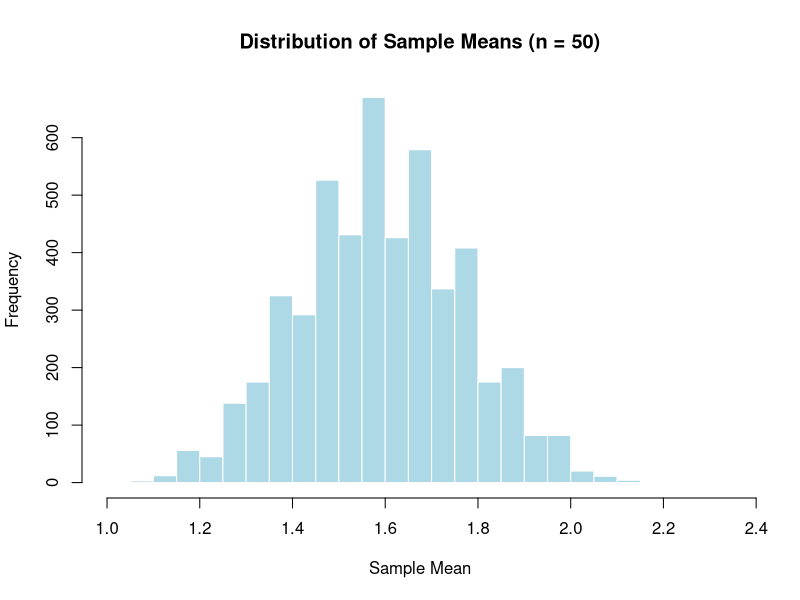
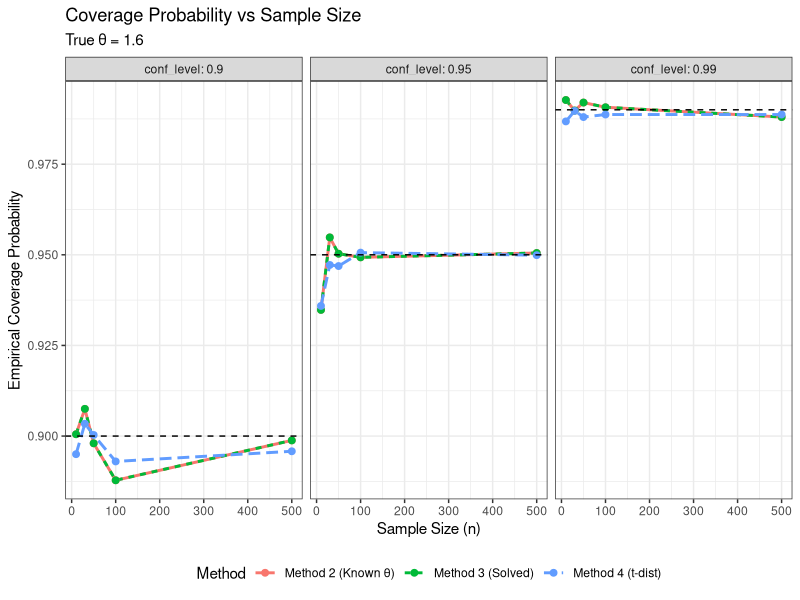
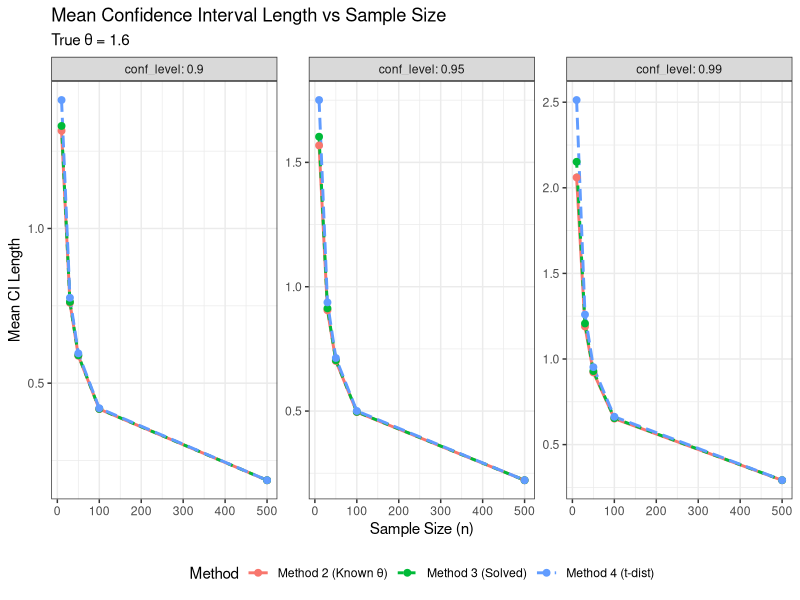
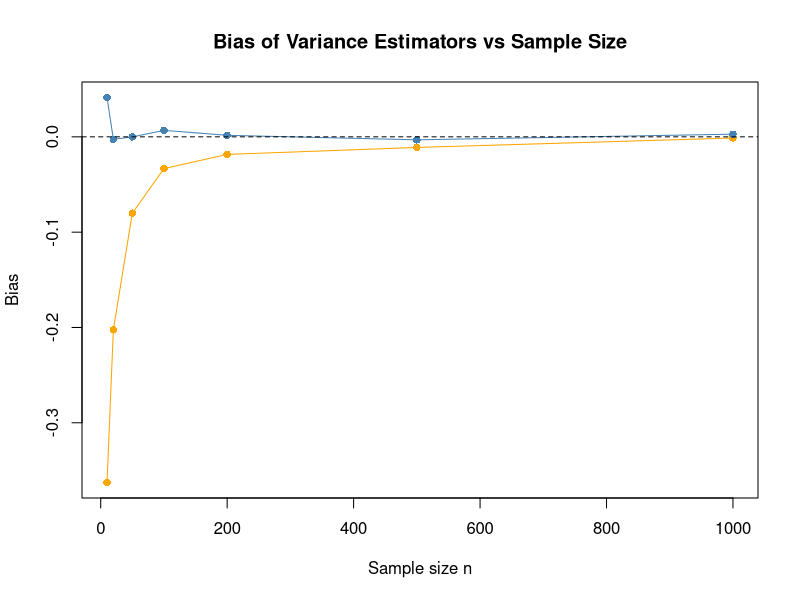

These charts were generated, in order, by the following R code:
## ---- chunk 1
set.seed(16)

# True parameter value
id_num <- 16
theta_true <- id_num / 10

cat("True parameter theta:", theta_true, "\n")

n_demo <- 50
M_demo <- 5000
sample_means_demo <- replicate(M_demo, mean(rpois(n_demo, lambda = theta_true)))
hist(sample_means_demo,
breaks = 40,
main = "Distribution of Sample Means (n = 50)",
xlab = "Sample Mean",
col = "lightblue",
border = "white")

## ---- chunk 2
method2_ci <- function(sample_mean, theta_true, n, alpha) {
  z_beta <- qnorm(1 - alpha/2)
  half_width <- z_beta * sqrt(theta_true / n)
  lower <- sample_mean - half_width
  upper <- sample_mean + half_width
  return(c(lower, upper))
}
## ---- chunk 3
method3_ci <- function(sample_mean, n, alpha) {
  z <- qnorm(1 - alpha/2)
  z_sq <- z^2
  
  a <- 1
  b <- -(2 * sample_mean + z_sq / n)
  c <- sample_mean^2
  
  discriminant <- b^2 - 4 * a * c
  lower <- (-b - sqrt(discriminant)) / (2 * a)
  upper <- (-b + sqrt(discriminant)) / (2 * a)
  
  return(c(lower, upper))
}
## ---- chunk 4
method4_ci <- function(data, alpha) {
  n <- length(data)
  sample_mean <- mean(data)
  sample_sd <- sd(data)
  
  t_val <- qt(1 - alpha/2, df = n - 1)
  half_width <- t_val * sample_sd / sqrt(n)
  
  lower <- sample_mean - half_width
  upper <- sample_mean + half_width
  
  return(c(lower, upper))
}
## ---- chunk 5
M <- 10000
sample_sizes <- c(10, 30, 50, 100, 500)
alphas <- c(0.1, 0.05, 0.01)

results <- data.frame()

for (alpha in alphas) {
  conf_level <- 1 - alpha
  
  for (n in sample_sizes) {
    samples_matrix <- matrix(rpois(M * n, lambda = theta_true), nrow = M)
    sample_means <- rowMeans(samples_matrix)
    
    coverage_m2 <- 0
    lengths_m2 <- numeric(M)
    
    coverage_m3 <- 0
    lengths_m3 <- numeric(M)
    
    coverage_m4 <- 0
    lengths_m4 <- numeric(M)
    
    for (i in 1:M) {
      ci2 <- method2_ci(sample_means[i], theta_true, n, alpha)
      coverage_m2 <- coverage_m2 + (ci2[1] <= theta_true & theta_true <= ci2[2])
      lengths_m2[i] <- ci2[2] - ci2[1]
      
      ci3 <- method3_ci(sample_means[i], n, alpha)
      coverage_m3 <- coverage_m3 + (ci3[1] <= theta_true & theta_true <= ci3[2])
      lengths_m3[i] <- ci3[2] - ci3[1]
      
      ci4 <- method4_ci(samples_matrix[i, ], alpha)
      coverage_m4 <- coverage_m4 + (ci4[1] <= theta_true & theta_true <= ci4[2])
      lengths_m4[i] <- ci4[2] - ci4[1]
    }
    
    results <- rbind(results, data.frame(
      alpha = alpha,
      conf_level = conf_level,
      n = n,
      method = "Method 2 (Known θ)",
      coverage = coverage_m2 / M,
      mean_length = mean(lengths_m2),
      median_length = median(lengths_m2)
    ))
    
    results <- rbind(results, data.frame(
      alpha = alpha,
      conf_level = conf_level,
      n = n,
      method = "Method 3 (Solved)",
      coverage = coverage_m3 / M,
      mean_length = mean(lengths_m3),
      median_length = median(lengths_m3)
    ))
    
    results <- rbind(results, data.frame(
      alpha = alpha,
      conf_level = conf_level,
      n = n,
      method = "Method 4 (t-dist)",
      coverage = coverage_m4 / M,
      mean_length = mean(lengths_m4),
      median_length = median(lengths_m4)
    ))
  }
}

print(results)
## ---- chunk 6
library(ggplot2)

ggplot(results, aes(x = n, y = coverage, color = method, linetype = method)) +
  geom_line(size = 1) +
  geom_point(size = 2) +
  geom_hline(aes(yintercept = conf_level), linetype = "dashed", color = "black") +
  facet_wrap(~ conf_level, labeller = label_both) +
  labs(
    title = "Coverage Probability vs Sample Size",
    subtitle = paste("True θ =", theta_true),
    x = "Sample Size (n)",
    y = "Empirical Coverage Probability",
    color = "Method",
    linetype = "Method"
  ) +
  theme_bw() +
  theme(legend.position = "bottom")

ggplot(results, aes(x = n, y = mean_length, color = method, linetype = method)) +
  geom_line(size = 1) +
  geom_point(size = 2) +
  facet_wrap(~ conf_level, labeller = label_both, scales = "free_y") +
  labs(
    title = "Mean Confidence Interval Length vs Sample Size",
    subtitle = paste("True θ =", theta_true),
    x = "Sample Size (n)",
    y = "Mean CI Length",
    color = "Method",
    linetype = "Method"
  ) +
  theme_bw() +
  theme(legend.position = "bottom")
## ---- chunk 7
summary_alpha_05 <- results[results$alpha == 0.05, ]

cat("Summary for α = 0.05 (95% confidence level):\n\n")

for (n_val in unique(summary_alpha_05$n)) {
  cat("Sample size n =", n_val, ":\n")
  subset_data <- summary_alpha_05[summary_alpha_05$n == n_val, ]
  print(subset_data[, c("method", "coverage", "mean_length")])
  cat("\n")
}
## ---- chunk 8
set.seed(42)
n <- 5000
mu <- 10
sigma_squared <- 4
sigma <- sqrt(sigma_squared)
dataset <- rnorm(n, mean = mu, sd = sigma)
head(dataset)
cat("Population Mean (mu):", mu, "\n")
cat("Population Variance (sigma_squared):", sigma_squared, "\n")
sample_mean <- mean(dataset)
sample_variance <- var(dataset)
cat("Sample Mean:", sample_mean, "\n")
cat("Sample Variance:", sample_variance, "\n")
## ---- chunk 9
# σ_n^
sigma2_n <- mean((dataset - sample_mean)^2)

# σ_{n-1}^2
sigma2_n1 <- sum((dataset - sample_mean)^2) / (n - 1)

cat("sigma2_n   =", sigma2_n,  "\n")
cat("sigma2_n-1 =", sigma2_n1, "\n")

## ---- chunk 10
bias_sigma_n   <- sigma2_n  - sigma_squared
bias_sigma_n1  <- sigma2_n1 - sigma_squared

cat("Bias(sigma_n^2)   =", bias_sigma_n,  "\n")
cat("Bias(sigma_n-1^2) =", bias_sigma_n1, "\n")

## ---- chunk 11
set.seed(42)

# true variance
sigma2_true <- 4
sigma <- sqrt(sigma2_true)
mu <- 10

# sample sizes
ns <- c(10, 20, 50, 100, 200, 500, 1000)

# number of simulations
S <- 5000

bias_n <- numeric(length(ns))
bias_n1 <- numeric(length(ns))

for (i in seq_along(ns)) {
  n <- ns[i]
  
  # simulate S samples of size n
  X <- matrix(rnorm(S * n, mean = mu, sd = sigma), nrow = S)
  
  means <- rowMeans(X)
  
  # biased estimator: divide by n
  sigma2_n <- rowMeans((X - means)^2)
  
  # unbiased estimator: divide by n - 1
  sigma2_n1 <- rowSums((X - means)^2) / (n - 1)
  
  bias_n[i]  <- mean(sigma2_n  - sigma2_true)
  bias_n1[i] <- mean(sigma2_n1 - sigma2_true)
}

# plot
plot(
  ns, bias_n, type = "o", pch = 16, col = "orange",
  xlab = "Sample size n", ylab = "Bias",
  main = "Bias of Variance Estimators vs Sample Size",
  ylim = range(c(bias_n, bias_n1, 0))
)
lines(ns, bias_n1, type = "o", pch = 16, col = "steelblue")

abline(h = 0, lty = 2)

